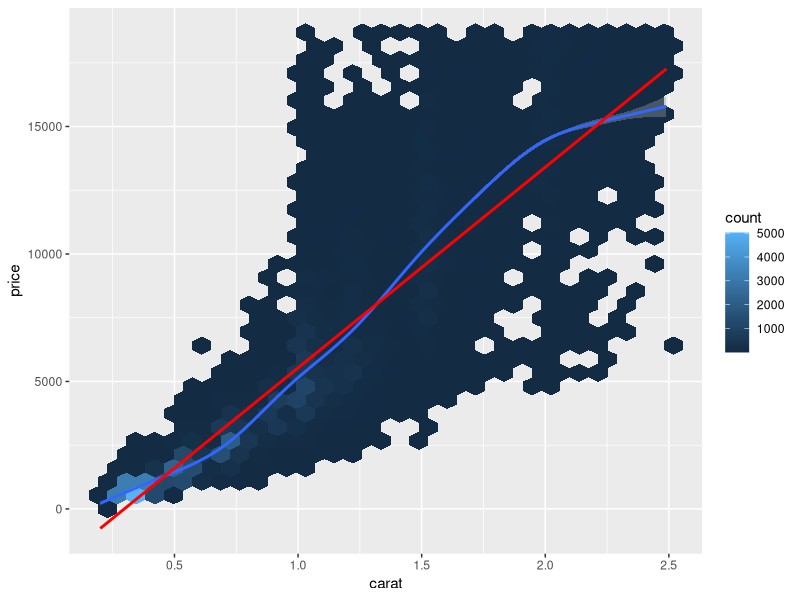
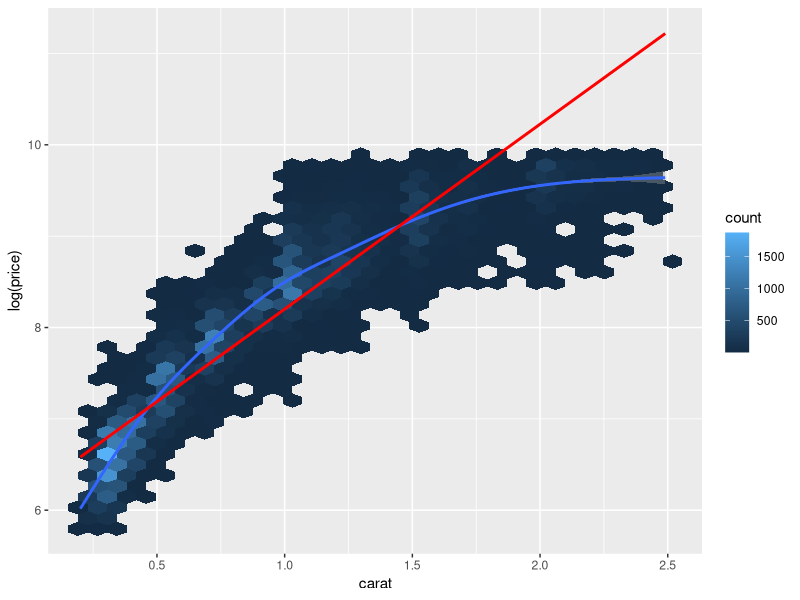
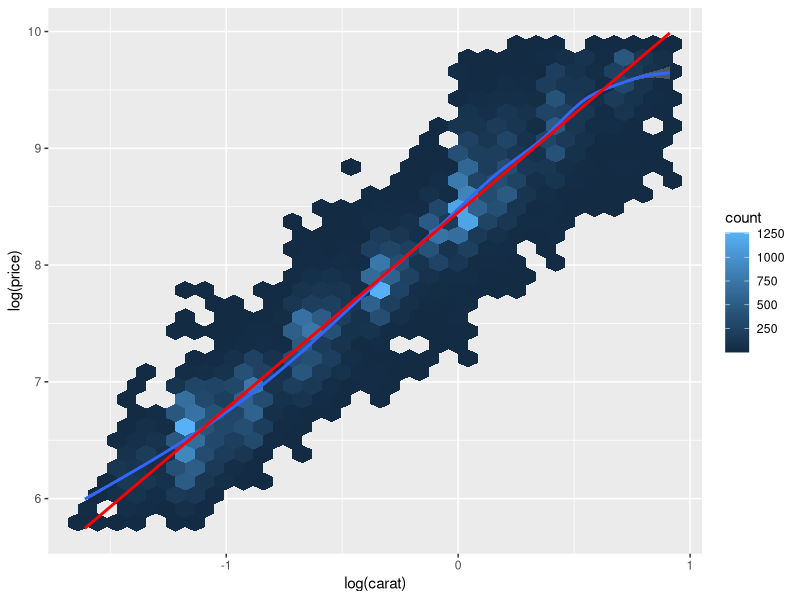
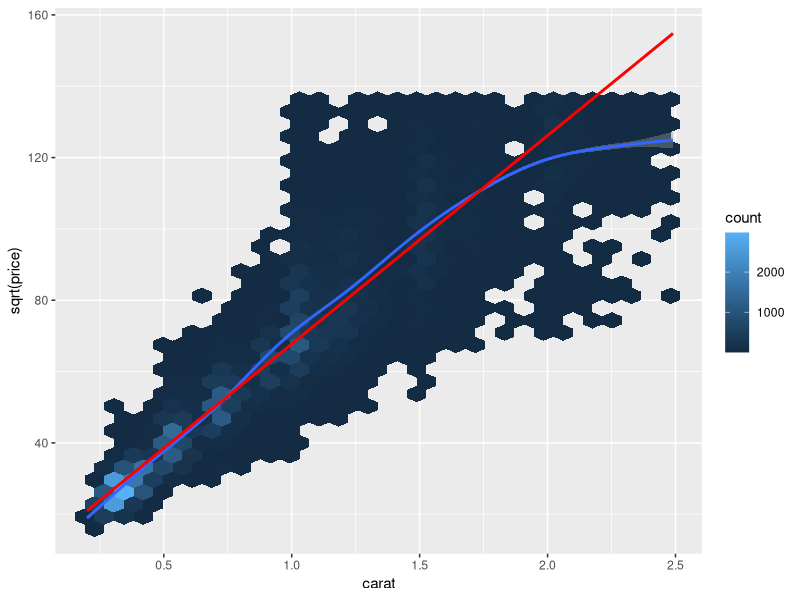
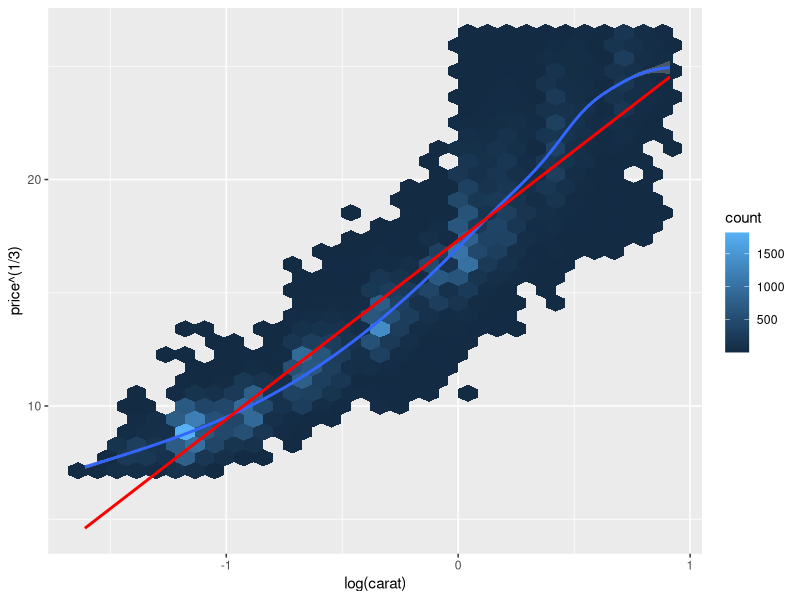
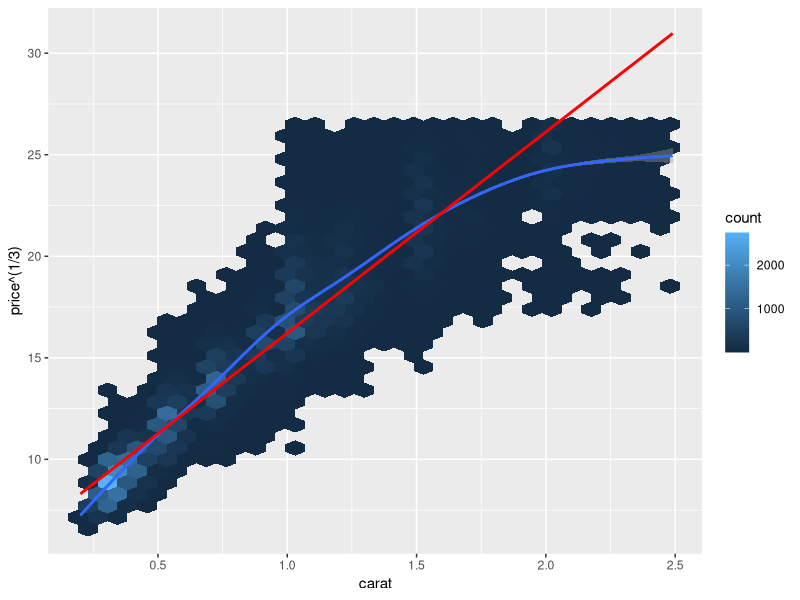
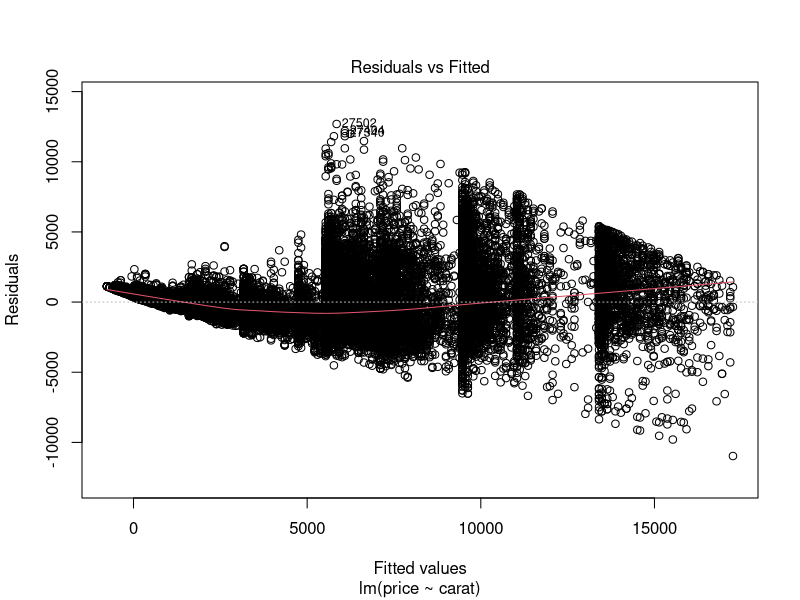
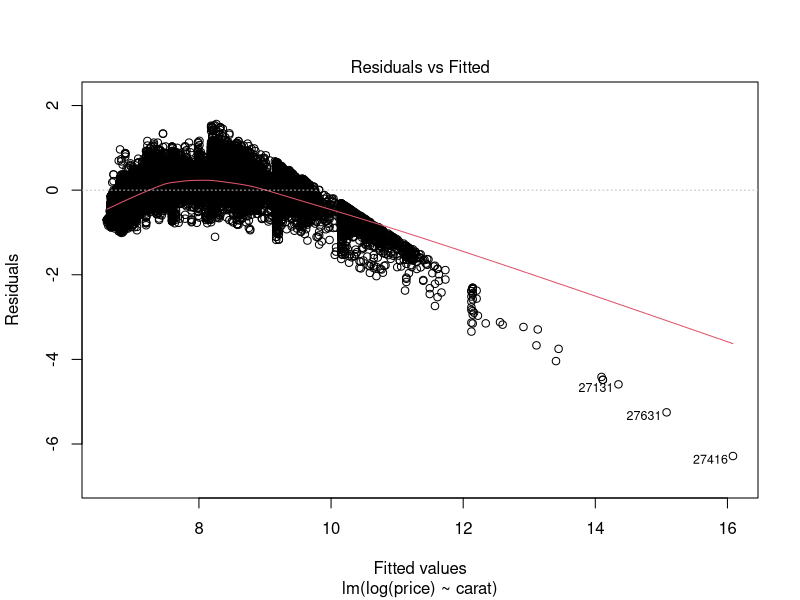

Write R code to recreate these figures, in order.
## ---- chunk 1
knitr::opts_chunk$set(fig.pos = 'H',
  fig.asp = 0.618,
  fig.width = 5,
  fig.cap = "", 
  fig.path = "",
  echo = TRUE,
  message = FALSE,
  warning = FALSE,
  cache = FALSE,
  fig.show = "hold")
## ---- chunk 2
library(tidyverse)
library(modelr)
## ---- chunk 3
data("diamonds")
## ---- chunk 4
alter <- 42  # a
name <- "Schorsch"  # b
schorsch <- "42"  # c
## ---- chunk 5
name <- schorsch
## ---- chunk 6
data("diamonds")  # ggplot2, das ist Teil des Tidyverse
## ---- chunk 7
diamonds %>% 
  filter(cut == "Ideal")
## ---- chunk 8
diamonds %>% 
  filter(price >= 1e3 & price <= 1e4)
## ---- chunk 9
diamonds %>% 
  filter(between(price, 1e03, 1e04))
## ---- chunk 10
diamonds %>% 
  filter(cut == "Ideal", color == "D")
## ---- chunk 11
diamonds %>% 
  slice_max(order_by = price, prop = .1)
## ---- chunk 12
d2 <- diamonds %>% 
  mutate(price_percent = percent_rank(price)) %>% 
  filter(price_percent > .9)

d2
## ---- chunk 13
diamonds %>% 
  drop_na(price) %>% 
  summarise(price_m = mean(price))
## ---- chunk 14
diamonds %>% 
  drop_na(price) %>% 
  summarise(price_md = median(price))
## ---- chunk 15
diamonds %>% 
  drop_na(price) %>% 
  summarise(price_sd = sd(price),
            price_iqr = IQR(price))
## ---- chunk 16
library(skimr)

skim(diamonds)
## ---- chunk 17
diamonds %>% 
  group_by(cut) %>% 
  summarise(price_avg = mean(price))
## ---- chunk 18
diamonds %>% 
  arrange(-price) %>%   # alternativ: desc(price)
  slice(1:3)
## ---- chunk 19
diamonds %>% 
  slice_max(price, n = 3)
## ---- chunk 20
log10(100) == 2
log10(1000) == 3
log10(1e4) == 4  # 10000 = 10^4 
## ---- chunk 21
diamonds <-
  diamonds %>% 
  mutate(preis_log10 = log10(price))
## ---- chunk 22
diamonds %>% 
  mutate(price_oom = case_when(
    price > 100 & price < 1000 ~ 2,
    price < 10000 ~ 3,
    TRUE ~ NA_real_
  ))
## ---- chunk 23
diamonds <-
  diamonds %>% 
  mutate(volume = x * y * z)
## ---- chunk 24
diamonds <- 
  diamonds %>% 
  mutate(price_high = case_when(  # ifelse würde auch gehen
    price > mean(price) ~ TRUE,
    TRUE ~ FALSE
  ))
## ---- chunk 25
diamonds %>% 
  count(price_high)
## ---- chunk 26
diamonds %>% 
  select(carat, volume) %>% 
  cor()  #Input: Eine Tabelle mit nur numerischen Spalten
## ---- chunk 27
diamonds %>% 
  mutate(carat_rounded = round(carat)) %>% 
  group_by(carat_rounded) %>% 
  summarise(mean(price))
## ---- chunk 28
diamonds %>% 
  filter(carat < 2.5) %>%  # bleiben >50000 übrig
  ggplot() +
  aes(x = carat, y = price) +
  geom_hex() +
  geom_smooth() +
  geom_smooth(method = "lm", color = "red")
## ---- chunk 29
diamonds %>% 
  filter(carat < 2.5) %>% 
  ggplot() +
  aes(x = carat, y = log(price)) +
  geom_hex() +
  geom_smooth() +
  geom_smooth(method = "lm", color = "red")
## ---- chunk 30
diamonds %>% 
  filter(carat < 2.5) %>% 
  ggplot() +
  aes(x = log(carat), y = log(price)) +
  geom_hex() +
  geom_smooth() +
  geom_smooth(method = "lm", color = "red")
## ---- chunk 31
diamonds %>% 
  filter(carat < 2.5) %>% 
  ggplot() +
  aes(x = carat, y = sqrt(price)) +
  geom_hex() +
  geom_smooth() +
  geom_smooth(method = "lm", color = "red")
## ---- chunk 32
diamonds %>% 
  filter(carat < 2.5) %>% 
  ggplot() +
  aes(x = log(carat), y = price^(1/3)) +
  geom_hex() +
  geom_smooth() +
  geom_smooth(method = "lm", color = "red")
## ---- chunk 33
diamonds %>% 
  filter(carat < 2.5) %>% 
  ggplot() +
  aes(x = carat, y = price^(1/3)) +
  geom_hex() +
  geom_smooth() +
  geom_smooth(method = "lm", color = "red")
## ---- chunk 34
lm1 <- lm(price ~ carat, data = diamonds %>% filter(carat < 2.5))
## ---- chunk 35
plot(lm1, which = 1)  # ggfortify::autoplot(lm1)
## ---- chunk 36
summary(lm1)$r.squared
## ---- chunk 37
lm2 <- lm(log(price) ~ carat, data = diamonds %>% filter(carat != 0))
## ---- chunk 38
plot(lm2, which = 1)
## ---- chunk 39
summary(lm2)$r.squared
## ---- chunk 40
lm3 <- lm(log(price) ~ log(carat), data = diamonds)
## ---- chunk 41
plot(lm3, which = 1)
## ---- chunk 42
summary(lm3)$r.squared
## ---- chunk 43
diamonds %>% 
  add_predictions(lm3) %>%  # kommt aus dem Paket `modelr`
  select(price, pred) %>% 
  slice(1:6)
## ---- chunk 44
e <- 2.7182
x <- 1
exp(log(x)) == 1  # synonym:
e^log(x) == 1

## ---- chunk 45
x <- 3
log10(x)
10^log10(x) == x
## ---- chunk 46
diamonds %>% 
  add_predictions(lm3, var = "pred_lm3") %>%  # mit "var" kann man den Namen der neuen Spalte anpassen
  mutate(pred_raw = exp(pred_lm3)) %>%  # Rücktransformation
  select(price, pred_lm3, pred_raw) %>% 
  slice(1:6)
